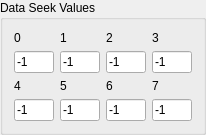
      <widget class="QGroupBox" name="groupBox_4">
       <property name="sizePolicy">
        <sizepolicy hsizetype="Fixed" vsizetype="Preferred">
         <horstretch>0</horstretch>
         <verstretch>0</verstretch>
        </sizepolicy>
       </property>
       <property name="title">
        <string>Data Seek Values</string>
       </property>
       <layout class="QVBoxLayout" name="verticalLayout_10">
        <item>
         <layout class="QHBoxLayout" name="horizontalLayout_18">
          <item>
           <widget class="QLabel" name="label_42">
            <property name="text">
             <string>0</string>
            </property>
           </widget>
          </item>
          <item>
           <widget class="QLabel" name="label_41">
            <property name="text">
             <string>1</string>
            </property>
           </widget>
          </item>
          <item>
           <widget class="QLabel" name="label_43">
            <property name="text">
             <string>2</string>
            </property>
           </widget>
          </item>
          <item>
           <widget class="QLabel" name="label_44">
            <property name="text">
             <string>3</string>
            </property>
           </widget>
          </item>
         </layout>
        </item>
        <item>
         <layout class="QHBoxLayout" name="horizontalLayout_20">
          <item>
           <widget class="QLineEdit" name="txtTrigger0">
            <property name="sizePolicy">
             <sizepolicy hsizetype="Fixed" vsizetype="Fixed">
              <horstretch>0</horstretch>
              <verstretch>0</verstretch>
             </sizepolicy>
            </property>
            <property name="maximumSize">
             <size>
              <width>40</width>
              <height>16777215</height>
             </size>
            </property>
            <property name="text">
             <string>-1</string>
            </property>
           </widget>
          </item>
          <item>
           <widget class="QLineEdit" name="txtTrigger1">
            <property name="sizePolicy">
             <sizepolicy hsizetype="Fixed" vsizetype="Fixed">
              <horstretch>0</horstretch>
              <verstretch>0</verstretch>
             </sizepolicy>
            </property>
            <property name="maximumSize">
             <size>
              <width>40</width>
              <height>16777215</height>
             </size>
            </property>
            <property name="text">
             <string>-1</string>
            </property>
           </widget>
          </item>
          <item>
           <widget class="QLineEdit" name="txtTrigger2">
            <property name="sizePolicy">
             <sizepolicy hsizetype="Fixed" vsizetype="Fixed">
              <horstretch>0</horstretch>
              <verstretch>0</verstretch>
             </sizepolicy>
            </property>
            <property name="maximumSize">
             <size>
              <width>40</width>
              <height>16777215</height>
             </size>
            </property>
            <property name="text">
             <string>-1</string>
            </property>
           </widget>
          </item>
          <item>
           <widget class="QLineEdit" name="txtTrigger3">
            <property name="sizePolicy">
             <sizepolicy hsizetype="Fixed" vsizetype="Fixed">
              <horstretch>0</horstretch>
              <verstretch>0</verstretch>
             </sizepolicy>
            </property>
            <property name="maximumSize">
             <size>
              <width>40</width>
              <height>16777215</height>
             </size>
            </property>
            <property name="text">
             <string>-1</string>
            </property>
           </widget>
          </item>
         </layout>
        </item>
        <item>
         <layout class="QHBoxLayout" name="horizontalLayout_21">
          <item>
           <widget class="QLabel" name="label_47">
            <property name="text">
             <string>4</string>
            </property>
           </widget>
          </item>
          <item>
           <widget class="QLabel" name="label_46">
            <property name="text">
             <string>5</string>
            </property>
           </widget>
          </item>
          <item>
           <widget class="QLabel" name="label_45">
            <property name="text">
             <string>6</string>
            </property>
           </widget>
          </item>
          <item>
           <widget class="QLabel" name="label_48">
            <property name="text">
             <string>7</string>
            </property>
           </widget>
          </item>
         </layout>
        </item>
        <item>
         <layout class="QHBoxLayout" name="horizontalLayout_22">
          <item>
           <widget class="QLineEdit" name="txtTrigger4">
            <property name="sizePolicy">
             <sizepolicy hsizetype="Fixed" vsizetype="Fixed">
              <horstretch>0</horstretch>
              <verstretch>0</verstretch>
             </sizepolicy>
            </property>
            <property name="maximumSize">
             <size>
              <width>40</width>
              <height>16777215</height>
             </size>
            </property>
            <property name="text">
             <string>-1</string>
            </property>
           </widget>
          </item>
          <item>
           <widget class="QLineEdit" name="txtTrigger5">
            <property name="maximumSize">
             <size>
              <width>40</width>
              <height>16777215</height>
             </size>
            </property>
            <property name="text">
             <string>-1</string>
            </property>
           </widget>
          </item>
          <item>
           <widget class="QLineEdit" name="txtTrigger6">
            <property name="maximumSize">
             <size>
              <width>40</width>
              <height>16777215</height>
             </size>
            </property>
            <property name="text">
             <string>-1</string>
            </property>
           </widget>
          </item>
          <item>
           <widget class="QLineEdit" name="txtTrigger7">
            <property name="maximumSize">
             <size>
              <width>40</width>
              <height>16777215</height>
             </size>
            </property>
            <property name="text">
             <string>-1</string>
            </property>
           </widget>
          </item>
         </layout>
        </item>
       </layout>
      </widget>
